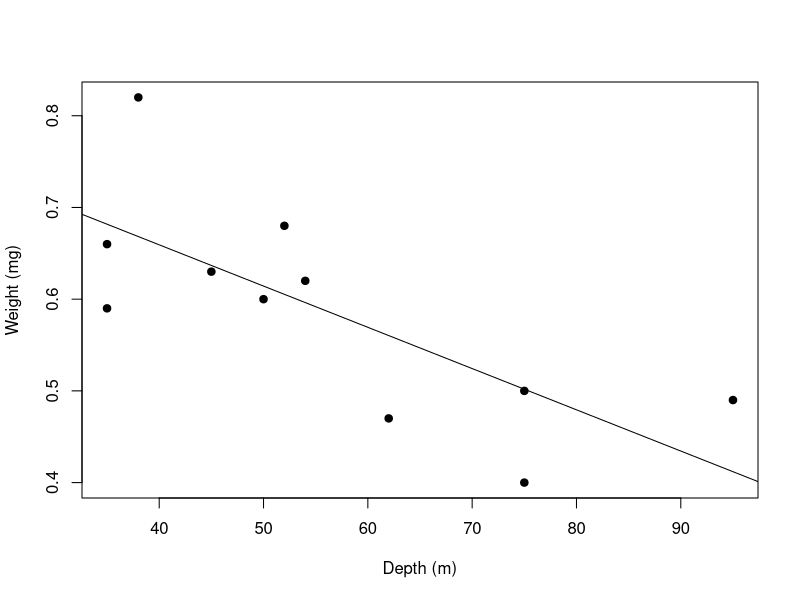
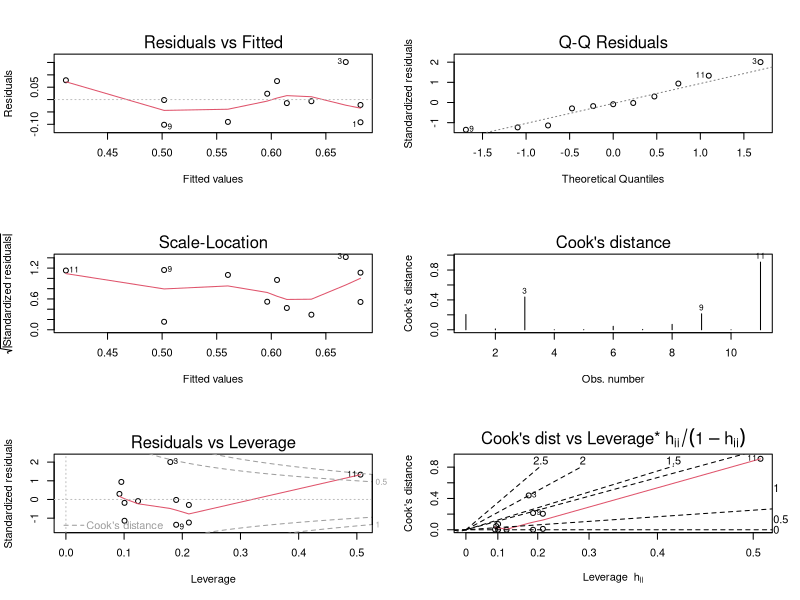

Recreate these plots in R, in order.
# The population of the shrimp-like crustacean called Diporeia has been 
# virtually wiped out in large areas of the lakes. The cause of this elimination 
# is thought to be due to the relatively recent introduction of the Zebra mussel 
# into these lakes. In studying this problem Nalepa et al. (2000) examine the 
# effect of the depth (in meters) of water in southern Lake Michigan where the 
# Diporeia were found on the dry weight (in mg) of this crustacean. 

# The data
depth <- c(35, 35, 38, 45, 50, 52, 54, 62, 75, 75, 95)
weight <- c(0.59, 0.66, 0.82, 0.63, 0.60, 0.68, 0.62, 0.47, 0.40, 0.50, 0.49)

# Scatterplot
plot(weight ~ depth, 
     pch = 19, 
     xlab = "Depth (m)",
     ylab = "Weight (mg)")

# Simple correlation
cor(depth, weight)

# Fit an SLR model
slr <- lm(weight ~ depth)
abline(slr)

# Print model summary
summary(slr)

# Diagnostic plots
par(mfrow = c(3, 2))
plot(slr, which = 1L:6L)
